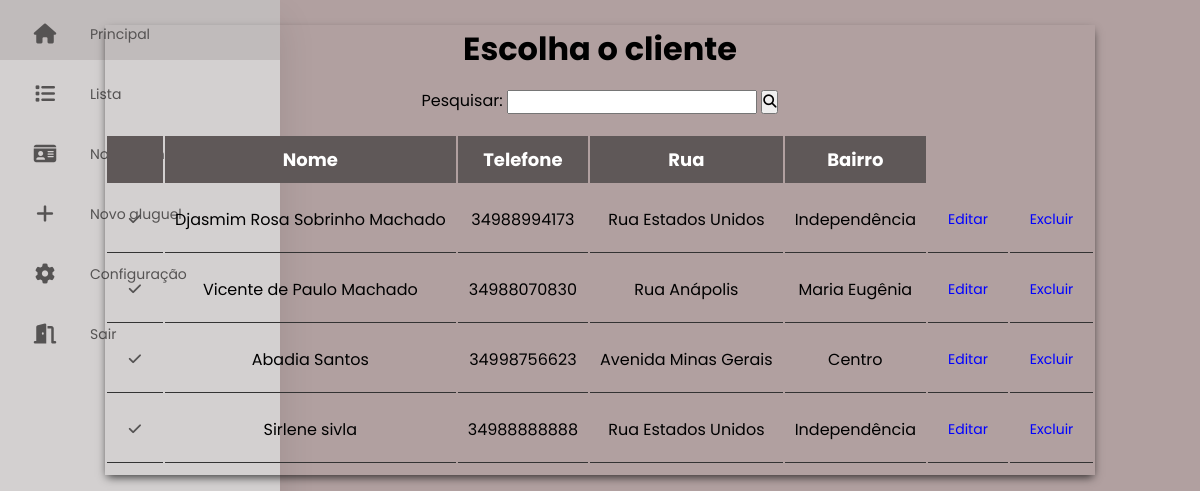
Screenshot of /View/clientList.php with the database file from the repository.
### tables this page shows
CREATE TABLE `cliente` (
  `ID` int(11) NOT NULL,
  `NOME` varchar(150) NOT NULL,
  `TELEFONE` varchar(14) NOT NULL,
  `CEP` int(11) DEFAULT NULL,
  `LOGRADOURO` varchar(200) NOT NULL,
  `BAIRRO` varchar(200) NOT NULL,
  `NUMERO` int(4) DEFAULT NULL
);

### helper/configClass.php (called while the page is built, shortened)
<?php
class configClass{
public $usuario  = "root";
public $password = "";
public $servidor = "localhost";
public $basededatos = "conversa";
public function connection(){
    $con = mysqli_connect($this->servidor, $this->usuario, $this->password, $this->basededatos) or die("Falha ao conectar no servidor");
    return $con;
}
}

### Model/MdClient.php (called while the page is built, shortened)
<?php
require_once('C:\xampp\htdocs\mesas araujo\app\helper\configClass.php');
class MdClient{
    public function selectAllCliente(){
        $config = new configClass();
        $query =  " SELECT * FROM CLIENTE";
        $result = mysqli_query($config->connection(), $query);
        return $result;
    }
}

### View/clientList.php (the view, shortened to what this page needs)
<?php
    require_once('..\Model\MdClient.php');
    require_once('..\Model\MdClient.php');
    $inst = new MdClient();
    $result =  strlen(isset($_POST['edtSearch']))> 0 ? $inst->filterClient($_POST['edtSearch']) : $inst->selectAllCliente();
    $notes = [];
?>
<!DOCTYPE html>
<html lang="pt-br">
<head>
    <link rel="stylesheet" href="https://cdnjs.cloudflare.com/ajax/libs/font-awesome/6.5.1/css/all.min.css">
    <link rel="stylesheet" href="../Style/clientList.css">
</head>
<body>
<nav class="nvmenu">
        <ul class="ulgeral">
            <li class="icPrinc">
                <a href="../View/principal.php">
                    <i class="fas fa-home"></i>
                    <span class="nav-item">Principal</span>
                </a>
            </li>
            <li class="icList">
                <a href="../View/list.php">
                    <i class="fas fa-solid fa-list"></i>
                    <span class="nav-item">Lista</span>
                </a>
            </li>
            <li class="icPerson">
                <a href="../View/person.php">
                <i class="fas fa-solid fa-id-card"></i>
                    <span class="nav-item">Novo Cliente</span>
                </a>
            </li>
            <li class="icOrder">
                <a href="../View/clientList.php">
                    <i class=" fas fa-solid fa-plus"></i>
                    <span class="nav-item">Novo aluguel</span>
                </a>
            </li>
            <li class="icConfig">
                <a href="../View/config.php">
                    <i class="fas fa-solid fa-gear"></i>
                    <span class="nav-item">Configuração</span>
                </a>
            </li>
            <li class="icout">
                <a href="../index.php">
                    <i class="fas fa-solid fa-door-open"></i>
                    <span class="nav-item">Sair</span>
                </a>
            </li>
        </ul>
    </nav>
    <main class="cabecalho">
    <form action="" method="POST">
        <center>
            <h1>Escolha o cliente</h1>
            <div class="dvSearch">
                <label for="">Pesquisar: </label>
                <input type="text" class="edtSearch" name="edtSearch">
                <button type="submit" class="btnSearch"><i class="fa-sharp fa-solid fa-magnifying-glass"></i></button>
            </div>
        </center>
        <table>
            <div>
                <th>
                    <th>Nome</th>
                    <th>Telefone</th>
                    <th>Rua</th>
                    <th>Bairro</th>
                </th>
            </div>
            <?php
                        while($note = mysqli_fetch_array($result)){
                            $notes["id"] = $note['ID'];
                            $notes["nome"] = $note['NOME'];
                            $notes["telefone"] = $note['TELEFONE'];
                            $notes["cep"] = $note['CEP'];
                            $notes["logradouro"] = $note['LOGRADOURO'];
                            $notes["bairro"] = $note['BAIRRO'];
                            $notes["numero"] = $note['NUMERO'];
                    ?>
                    <tr>
                <tr>
                    <td><a href="../View/newOrder.php?id=<?php echo $notes['id'];?>" class="btnSelect"><i class="fa-solid fa-check"></i></a></td>
                    <td><?php echo $notes['nome']; ?></td>
                    <td><?php echo $notes['telefone']; ?></td>
                    <td><?php echo $notes['logradouro']; ?></td>
                    <td><?php echo $notes['bairro']?></td>
                    <td><a href="../View/updateClient.php?id=<?php echo $notes['id'];?>" class="btneditar">Editar</a></td>
                    <td><a href="../View/deleteCli.php?id=<?php echo $notes['id'];?>" class="btnexcluir">Excluir</a></td>
                </tr>
            <?php }?>
        </table>
    </form>
    </main>
</body>
</html>

### Style/clientList.css (style rules this page uses)
* { margin: 0; padding: 0; outline: none; text-decoration: none; box-sizing: border-box; font-family: "Poppins", sans-serif; }
body { background-color: rgb(177, 160, 160); display: flex; align-items: center; justify-content: center; margin: 0; }
nav { position:fixed; top: 0; bottom: 0; background: rgb(211, 208, 208); width: 90px; height: 100%; left: 0; overflow: hidden; transition: width 0.2s linear; box-shadow: 0 20px 35px rgba(0, 0, 0, 0.1); }
a { position: relative; color: rgb(85, 83, 83); font-size: 14px; display: table; width: 300px; padding: 10px; }
.fas { position: relative; width: 70px; height: 40px; top: 14px; font-size: 20px; text-align: center; }
.nav-item { position: relative; top: 12px; margin-left: 10px; }
h1 { margin-bottom: 15px; }
table th { background-color: #5f5858; font-size: 18px; color: white; padding: 10px; }
table td { border-bottom: 1px solid #333; color: #000; text-align: center; padding: 10px; }
.cabecalho { grid-area: cabecalho; margin-top: 25px; display: flex; flex-direction: column; justify-content: center; align-items: center; padding-bottom: 10px; z-index: 1; box-shadow: 0px 4px 9px -2px rgba(0,0,0,0.75); }
.btneditar { position: relative; color: rgb(85, 83, 83); font-size: 14px; display: table; width: 50px; padding: 8px; color: blue; }
.btnexcluir { position: relative; color: rgb(85, 83, 83); font-size: 14px; display: table; width: 50px; padding: 8px; color: blue; }
.dvSearch { margin-bottom: 20px; }
.edtSearch { width: 250px; }
.btnSelect { width: 10px; height: min-content; }

### rows the page displays
cliente: NOME "Djasmim Rosa Sobrinho Machado", TELEFONE "34988994173", LOGRADOURO "Rua Estados Unidos", BAIRRO "Independência"
cliente: NOME "Vicente de Paulo Machado", TELEFONE "34988070830", LOGRADOURO "Rua Anápolis", BAIRRO "Maria Eugênia"
cliente: NOME "Abadia Santos", TELEFONE "34998756623", LOGRADOURO "Avenida Minas Gerais", BAIRRO "Centro"
cliente: NOME "Sirlene sivla", TELEFONE "34988888888", LOGRADOURO "Rua Estados Unidos", BAIRRO "Independência"
